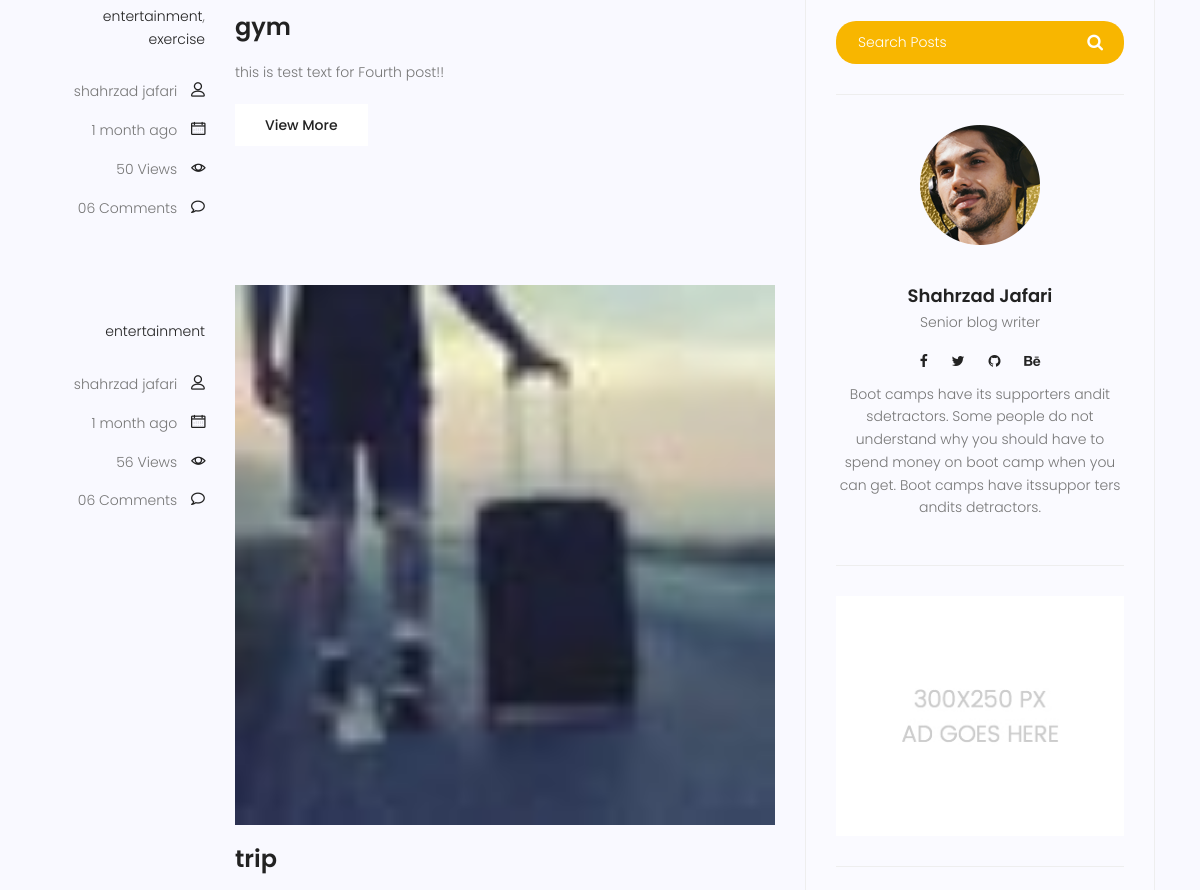
The page /blog/author/admin/ (middle part) on the database as committed earlier.
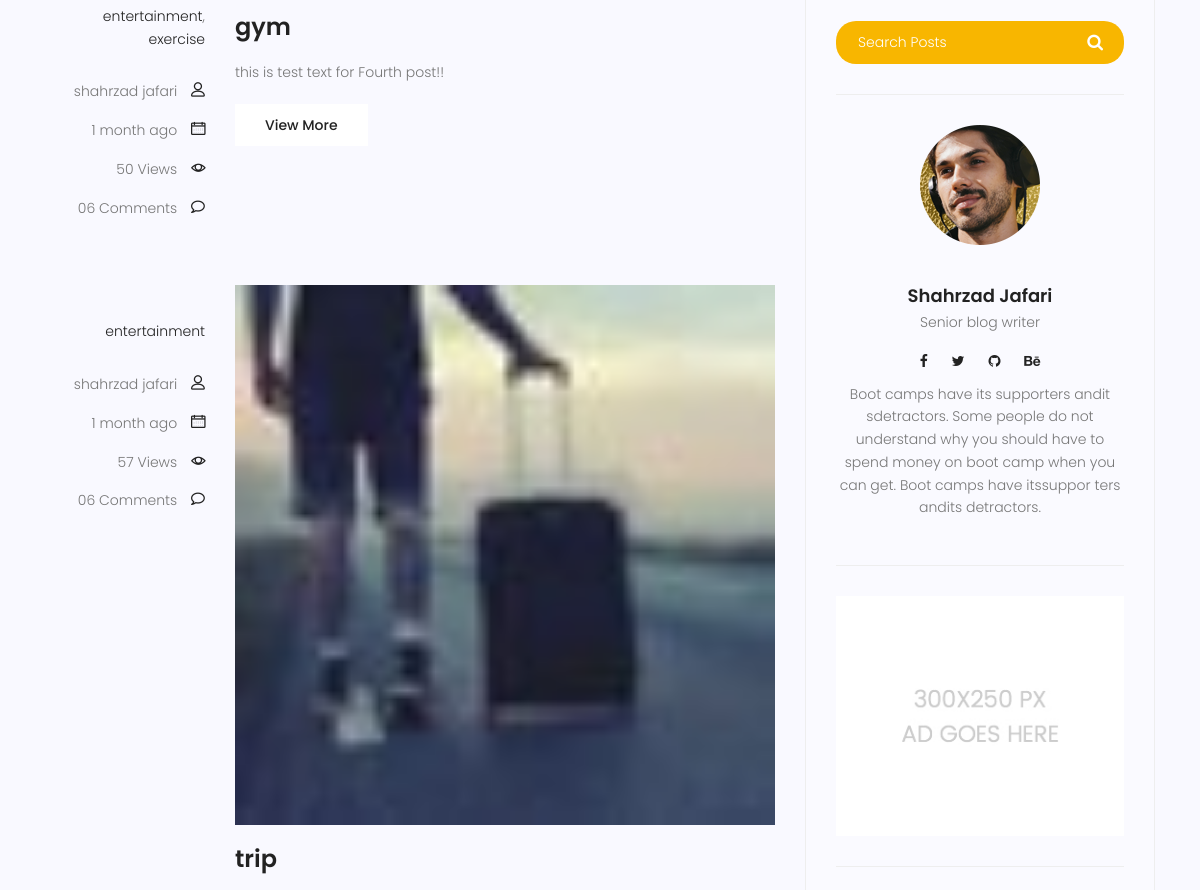
The same page on the database as committed later.
### blog/models.py (models this page shows, shortened)
class Post(models.Model):
    title = models.CharField(max_length=255)
    content = models.TextField()
    image = models.ImageField(upload_to='blog/', default='blog/default.jpg')
    category = models.ManyToManyField(Category)
    author = models.ForeignKey(User, on_delete=models.SET_NULL, null=True)
    counted_view = models.IntegerField(default=0)
    status = models.BooleanField(default=False)
    published_date = models.DateTimeField(null=True)
    created_date = models.DateTimeField(auto_now_add=True)
    updated_date = models.DateTimeField(auto_now=True)
    class Meta:
        ordering = ['created_date']

### blog/views.py (the view)
# urls.py: urlpatterns = [path('', blog_view, name='index'),
def blog_view(request, **kwargs):
    posts = Post.objects.filter(status=1, published_date__lte=timezone.now()).order_by('-published_date')
    if kwargs.get('cat_name') is not None:
        posts = posts.filter(category__name=kwargs['cat_name'])
    if kwargs.get('author_username') is not None:
        posts = posts.filter(author__username=kwargs['author_username'])
    posts = Paginator(posts, 3)
    try:
        page_number = request.GET.get('page')
        posts = posts.get_page(page_number)
    except PageNotAnInteger:
        posts = posts.get_page(1)
    except EmptyPage:
        posts = posts.get_page(1)
    context = {'posts': posts}
    return render(request, 'blog/blog-home.html', context)

### blog/models.py (called while the page is built)
    def __str__(self):
        return self.name

### blog/templatetags/blog_tags.py (called while the page is built)
@register.inclusion_tag('blog/blog-poppost.html')
def latest_post(arg=3):
    posts = Post.objects.filter(status=1).order_by('-counted_view')[:arg]
    return {'posts': posts}

@register.inclusion_tag('blog/blog-post-categories.html')
def post_categories(arg=5):
    posts = Post.objects.filter(status=1)
    categories = Category.objects.all()
    cat_dict = {}
    for name in categories:
        cat_dict[name] = posts.filter(category=name).count()
    sorted_category_by_number = sorted(cat_dict.items(), key=lambda x: x[1], reverse=True)
    converted_dict = dict(sorted_category_by_number)
    converted_dict = dict(list(converted_dict.items())[:arg])
    return {'categories': converted_dict}

### templates/blog/blog-home.html (shortened to what this page needs)
{% extends 'base.html' %}
{%load static%}
{% load humanize %}
{%load blog_tags%}
{% block content %}
<section class="post-content-area">
    <div class="container">
        <div class="row">
            <div class="col-lg-8 posts-list">
                {% for post in posts %}
                <div class="single-post row">
                    <div class="col-lg-3 col-md-3 meta-details">
                        <ul class="tags">
                            {% for cat in post.category.all %}
                            <li>
                                <a href="{% url 'blog:category' cat_name=cat.name %}"
                                >{{ cat.name }}</a
                                >{%if not forloop.last%},{%endif%}
                            </li>
                            {% endfor %}
                        </ul>
                        <div class="user-details row">
                            <p class="user-name col-lg-12 col-md-12 col-6">
                                <a
                                        href="{% url 'blog:author' author_username=post.author.username %}"
                                >{{ post.author.get_full_name }}</a
                                >
                                <span class="lnr lnr-user"></span>
                            </p>
                            <p class="date col-lg-12 col-md-12 col-6">
                                <a href="#">{{post.published_date|naturaltime}}</a>
                                <span class="lnr lnr-calendar-full"></span>
                            </p>
                            <p class="view col-lg-12 col-md-12 col-6">
                                <a href="#">{{post.counted_view}} Views</a>
                                <span class="lnr lnr-eye"></span>
                            </p>
                            <p class="comments col-lg-12 col-md-12 col-6">
                                <a href="#">06 Comments</a> <span class="lnr lnr-bubble"></span>
                            </p>
                        </div>
                    </div>
                    <div class="col-lg-9 col-md-9">
                        <div class="feature-img">
                            <img class="img-fluid" src="{{ post.image.url }}" alt=""/>
                        </div>
                        <a class="posts-title" href="{% url 'blog:single' pid=post.id %}"
                        ><h3>{{post.title}}</h3></a
                        >
                        <p class="excert">{{ post.content|truncatewords:20 }}</p>
                        <a href="{% url 'blog:single' pid=post.id %}" class="primary-btn"
                        >View More</a
                        >
                    </div>
                </div>
                {% endfor%}
            </div>
            <div class="col-lg-4 sidebar-widgets">
                <div class="widget-wrap">
                    {% include 'blog/blog-search.html' %}
                    {% include 'blog/blog-writer.html' %}
                    {% include 'blog/blog-ads.html' %}
                </div>
            </div>
        </div>
    </div>
</section>
{% endblock%}

Rows that differ between the two databases and show on the page:
changed Post "trip": counted_view "56" → "57"
